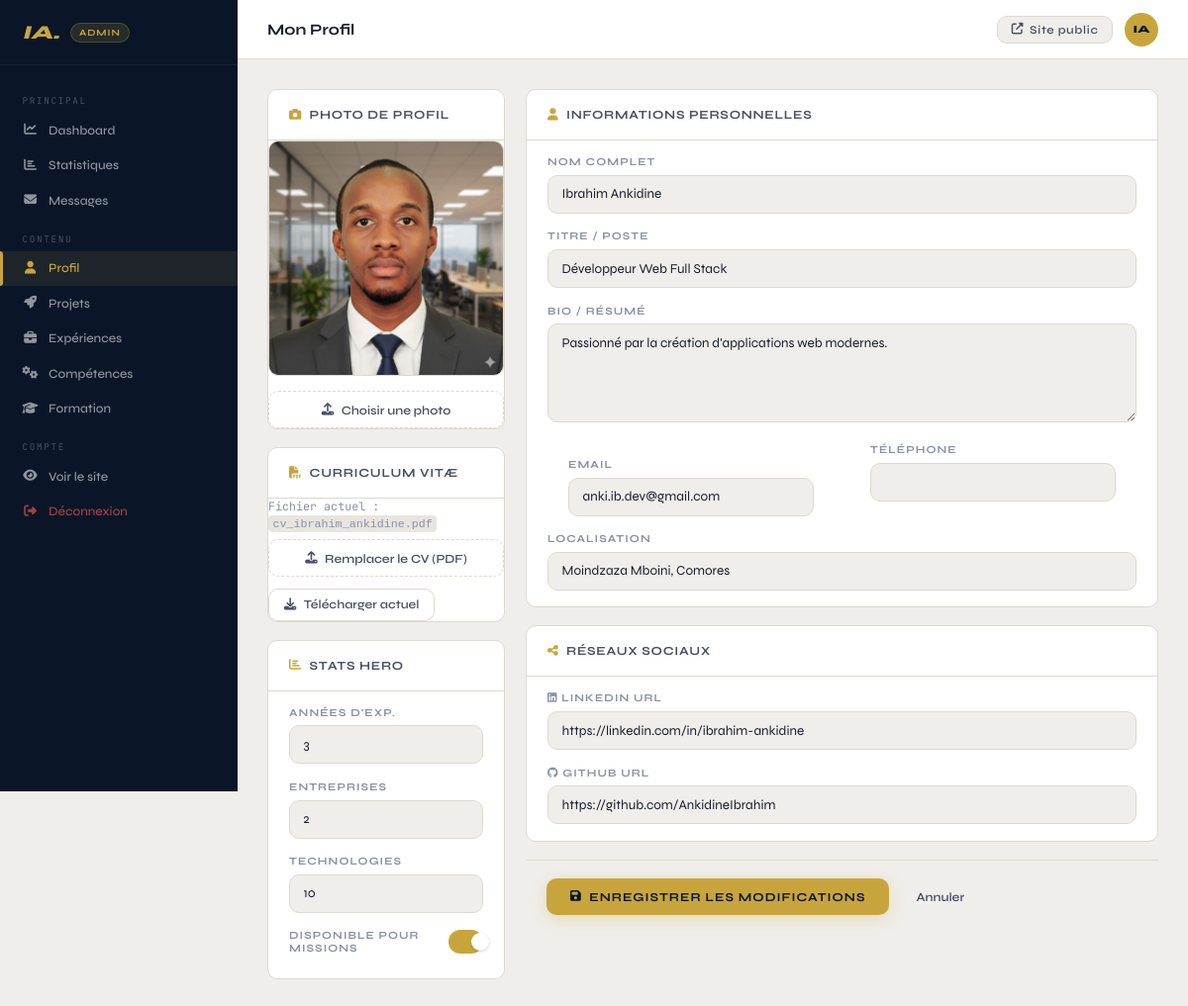
/admin/profile (signed in), run on the app's committed database.
### app.py (models this page shows)
class Profile(db.Model):
    id          = db.Column(db.Integer, primary_key=True)
    name        = db.Column(db.String(100), default='Ibrahim Ankidine')
    title       = db.Column(db.String(200), default='Développeur Web Full Stack')
    bio         = db.Column(db.Text,        default='Passionné par la création d\'applications web modernes.')
    email       = db.Column(db.String(120), default='anki.ib.dev@gmail.com')
    phone       = db.Column(db.String(30),  default='')
    location    = db.Column(db.String(100), default='Moindzaza Mboini, Comores')
    linkedin    = db.Column(db.String(200), default='https://linkedin.com/in/ibrahim-ankidine')
    github      = db.Column(db.String(200), default='https://github.com/AnkidineIbrahim')
    photo       = db.Column(db.String(200), default='images/profile.png')
    cv_file     = db.Column(db.String(200), default='cv_ibrahim_ankidine.pdf')
    available   = db.Column(db.Boolean,     default=True)
    years_exp   = db.Column(db.Integer,     default=3)
    companies   = db.Column(db.Integer,     default=2)
    tech_count  = db.Column(db.Integer,     default=10)

### app.py (the view, shortened to what this page needs)
@app.route('/admin/profile', methods=['GET', 'POST'])
@login_required
def admin_profile():
    p = Profile.query.first()
    return render_template('admin/profile.html', profile=p)

### app.py (called while the page is built)
@login_manager.user_loader
def load_user(user_id):
    return Admin.query.get(int(user_id))

### templates/admin/profile.html (shortened to what this page needs)
{% extends "admin/base.html" %}
{% block page_title %}Mon Profil{% endblock %}
{% block content %}
<form method="POST" enctype="multipart/form-data">
  <div class="form-grid">
    <div class="form-sidebar">
      <div class="dash-card">
        <h3 class="card-section-title"><i class="fas fa-camera"></i> Photo de profil</h3>
        <div class="photo-preview">
          <img src="{{ url_for('static', filename=profile.photo) }}" alt="Photo" id="photoPreview"/>
        </div>
        <label class="file-label">
          <i class="fas fa-upload"></i> Choisir une photo
        </label>
      </div>
      <div class="dash-card mt">
        <h3 class="card-section-title"><i class="fas fa-file-pdf"></i> Curriculum Vitæ</h3>
        <p class="form-hint">Fichier actuel : <code>{{ profile.cv_file }}</code></p>
        <label class="file-label">
          <i class="fas fa-upload"></i> Remplacer le CV (PDF)
        </label>
        <a href="{{ url_for('download_cv') }}" class="btn-outline mt" style="display:inline-flex;margin-top:.8rem">
          <i class="fas fa-download"></i> Télécharger actuel
        </a>
      </div>
      <div class="dash-card mt">
        <h3 class="card-section-title"><i class="fas fa-chart-bar"></i> Stats Hero</h3>
        <div class="fg"><label>Années d'exp.</label><input type="number" name="years_exp" value="{{ profile.years_exp }}" min="0"/></div>
        <div class="fg"><label>Entreprises</label><input type="number" name="companies" value="{{ profile.companies }}" min="0"/></div>
        <div class="fg"><label>Technologies</label><input type="number" name="tech_count" value="{{ profile.tech_count }}" min="0"/></div>
        <div class="fg toggle-fg">
          <label>Disponible pour missions</label>
          <label class="toggle"><input type="checkbox" name="available" {% if profile.available %}checked{% endif %}/><span class="toggle-slider"></span></label>
        </div>
      </div>
    </div>
    <div class="form-main">
      <div class="dash-card">
        <h3 class="card-section-title"><i class="fas fa-user"></i> Informations personnelles</h3>
        <div class="fg"><label>Nom complet</label><input type="text" name="name" value="{{ profile.name }}" required/></div>
        <div class="fg"><label>Titre / Poste</label><input type="text" name="title" value="{{ profile.title }}" required/></div>
        <div class="fg"><label>Bio / Résumé</label><textarea name="bio" rows="4">{{ profile.bio }}</textarea></div>
        <div class="fg-row">
          <div class="fg"><label>Email</label><input type="email" name="email" value="{{ profile.email }}"/></div>
          <div class="fg"><label>Téléphone</label><input type="text" name="phone" value="{{ profile.phone }}"/></div>
        </div>
        <div class="fg"><label>Localisation</label><input type="text" name="location" value="{{ profile.location }}"/></div>
      </div>
      <div class="dash-card mt">
        <h3 class="card-section-title"><i class="fas fa-share-alt"></i> Réseaux sociaux</h3>
        <div class="fg"><label><i class="fab fa-linkedin"></i> LinkedIn URL</label><input type="url" name="linkedin" value="{{ profile.linkedin }}"/></div>
        <div class="fg"><label><i class="fab fa-github"></i> GitHub URL</label><input type="url" name="github" value="{{ profile.github }}"/></div>
      </div>
      <div class="form-actions">
        <button type="submit" class="btn-submit"><i class="fas fa-save"></i> Enregistrer les modifications</button>
        <a href="{{ url_for('admin_dashboard') }}" class="btn-cancel">Annuler</a>
      </div>
    </div>
  </div>
</form>
{% endblock %}

### templates/admin/base.html (shortened to what this page needs)
<!DOCTYPE html>
<html lang="fr">
<head>
  <link rel="stylesheet" href="https://cdnjs.cloudflare.com/ajax/libs/font-awesome/6.5.0/css/all.min.css"/>
  <link rel="stylesheet" href="{{ url_for('static', filename='css/admin.css') }}"/>
</head>
<body class="admin-body">
<aside class="sidebar" id="sidebar">
  <div class="sb-header">
    <a href="{{ url_for('index') }}" class="sb-logo">IA.</a>
    <span class="sb-badge">Admin</span>
  </div>
  <nav class="sb-nav">
    <p class="sb-section">Principal</p>
    <a href="{{ url_for('admin_dashboard') }}" class="sb-link {% if request.endpoint == 'admin_dashboard' %}active{% endif %}">
      <i class="fas fa-chart-line"></i> Dashboard
    </a>
    <a href="{{ url_for('admin_stats') }}" class="sb-link {% if request.endpoint == 'admin_stats' %}active{% endif %}">
      <i class="fas fa-chart-bar"></i> Statistiques
    </a>
    <a href="{{ url_for('admin_messages') }}" class="sb-link {% if request.endpoint == 'admin_messages' %}active{% endif %}">
      <i class="fas fa-envelope"></i> Messages
      {% set unread = unread_count|default(0) %}
    </a>
    <p class="sb-section">Contenu</p>
    <a href="{{ url_for('admin_profile') }}" class="sb-link {% if request.endpoint == 'admin_profile' %}active{% endif %}">
      <i class="fas fa-user"></i> Profil
    </a>
    <a href="{{ url_for('admin_projects') }}" class="sb-link {% if 'project' in request.endpoint %}active{% endif %}">
      <i class="fas fa-rocket"></i> Projets
    </a>
    <a href="{{ url_for('admin_experiences') }}" class="sb-link {% if 'experience' in request.endpoint %}active{% endif %}">
      <i class="fas fa-briefcase"></i> Expériences
    </a>
    <a href="{{ url_for('admin_skills') }}" class="sb-link {% if 'skill' in request.endpoint %}active{% endif %}">
      <i class="fas fa-cogs"></i> Compétences
    </a>
    <a href="{{ url_for('admin_education') }}" class="sb-link {% if 'education' in request.endpoint %}active{% endif %}">
      <i class="fas fa-graduation-cap"></i> Formation
    </a>
    <p class="sb-section">Compte</p>
    <a href="{{ url_for('index') }}" class="sb-link" target="_blank">
      <i class="fas fa-eye"></i> Voir le site
    </a>
    <a href="{{ url_for('admin_logout') }}" class="sb-link sb-logout">
      <i class="fas fa-sign-out-alt"></i> Déconnexion
    </a>
  </nav>
</aside>
<main class="admin-main">
  <header class="admin-topbar">
    <h1 class="page-title">{% block page_title %}Dashboard{% endblock %}</h1>
    <div class="topbar-right">
      <a href="{{ url_for('index') }}" target="_blank" class="topbar-btn">
        <i class="fas fa-external-link-alt"></i> Site public
      </a>
      <div class="topbar-avatar">IA</div>
    </div>
  </header>
  <div class="admin-content">
    {% block content %}{% endblock %}
  </div>
</main>
</body>
</html>

### data on the page
Profile: photo (placeholder picture), cv_file "cv_ibrahim_ankidine.pdf", years_exp "3", companies "2", tech_count "10", name "Ibrahim Ankidine", title "Développeur Web Full Stack", bio "Passionné par la création d'applications web modernes.", email "anki.ib.dev@gmail.com", location "Moindzaza Mboini, Comores", linkedin "https://linkedin.com/in/ibrahim-ankidine", github "https://github.com/AnkidineIbrahim"
